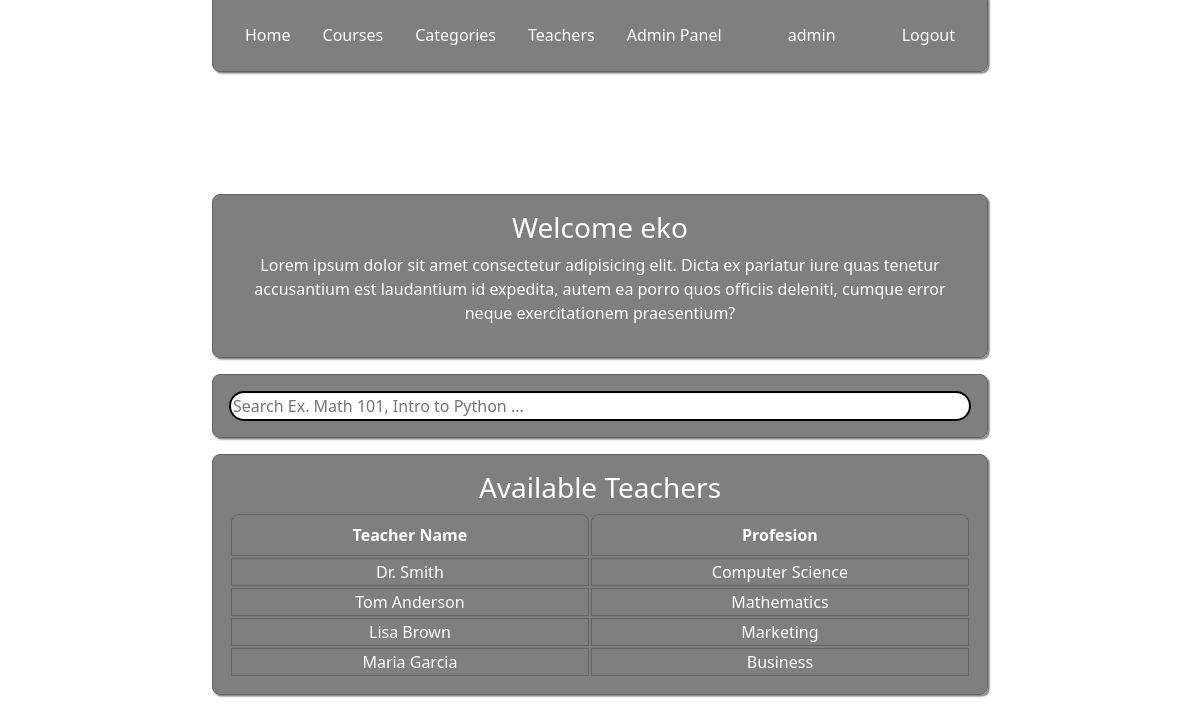
Page /teachers.php (signed in) on the committed database.
### tables this page shows
CREATE TABLE `teachers` (
  `teacher_name` varchar(100) NOT NULL,
  `profesion` varchar(100) NOT NULL,
  `teacher_id` int(10) unsigned NOT NULL AUTO_INCREMENT,
  PRIMARY KEY (`teacher_id`)
);

### teachers.php (the view, shortened to what this page needs)
<?php
include "base.php";
$user = $_SESSION['user'];
if (isset($_GET['search'])){
    $search =   trim($_GET['search']);
    $query = $pdo -> prepare("SELECT * FROM course_project.teachers WHERE
                                                teacher_name LIKE ? OR
                                                profesion LIKE ?");
    $query -> execute(["%$search%", "%$search%"]);
    $teachers = $query -> fetchAll();
} else {
    $query = $pdo -> query("SELECT * FROM course_project.teachers");
    $teachers = $query -> fetchAll();
}
?>
<div class="container mt-5">
    <h1 class="text-center">Current Teachers</h1>
        <div class="card w-100 mt-3 text-center">
            <h3>Welcome <?= $user['name'] ?></h3>
            <p>Lorem ipsum dolor sit amet consectetur adipisicing elit. Dicta ex pariatur iure quas tenetur accusantium est laudantium id expedita, autem ea porro quos officiis deleniti, cumque error neque exercitationem praesentium?</p>
        </div>
        <?php include('search.php'); ?>
        <div class="card w-100 mt-3">
            <h3 class="text-center">Available Teachers</h3>
            <table class="text-center w-100">
                <thead>
                    <tr>
                        <th>Teacher Name</th>
                        <th>Profesion</th>
                    </tr>
                </thead>
            <?php foreach($teachers as $teacher): ?>
                <tr>
                    <td><?= $teacher['teacher_name'] ?></td>
                    <td><?= $teacher['profesion'] ?></td>
                </tr>
            <?php endforeach ?>
            </table>
        </div>
</div>

### static/css/base.css (style rules this page uses)
:root { --text-color: white; --bg-grad: linear-gradient(rgb(78, 78, 78),rgb(34, 34, 34)); --bg-grad-2: linear-gradient(rgb(110, 110, 110),rgb(77, 77, 77)); --bg-grad-3: linear-gradient(rgb(150, 150, 150),rgb(110, 110, 110)); --border-color: 1px solid rgb(100, 100, 100); --border-color-gold: 2px solid rgb(150, 120, 40); --border-color-blue: 2px solid rgb(103, 168, 206); --shadow: 0.1rem 0.1rem 0.1rem rgba(0, 0, 0, 0.5); --shadow-strong: 0.2rem 0.2rem 0.3rem rgba(0, 0, 0, 1); }
h1, h2, h3, h4, h5, h6, div, form, li, ul, nav, a, p { color: white !important; }
body { background-image: url("../img/purple_abstract_wallpaper.jpg"); background-repeat: no-repeat; background-attachment: fixed; background-size: cover; background-position: center; }
table { border-collapse: separate; }
th { padding: 0.5rem !important; border: var(--border-color); border-radius: 0.5rem 0.5rem 0rem 0rem !important; }
td { border: var(--border-color); text-align: center; }
.container { max-width: 800px; }
.card { padding: 1rem; border-radius: 0.5rem; border: var(--border-color); box-shadow: var(--shadow); background-color: rgba(0, 0, 0, 0.5); backdrop-filter: blur(10px); scale: 1; transition: all ease-in-out 0.1s ; }

### rows in the picture
teachers: teacher_name "Dr. Smith", profesion "Computer Science"
teachers: teacher_name "Tom Anderson", profesion "Mathematics"
teachers: teacher_name "Lisa Brown", profesion "Marketing"
teachers: teacher_name "Maria Garcia", profesion "Business"

### other values in the picture
$user['role'] "admin"
$user['name'] "eko"
